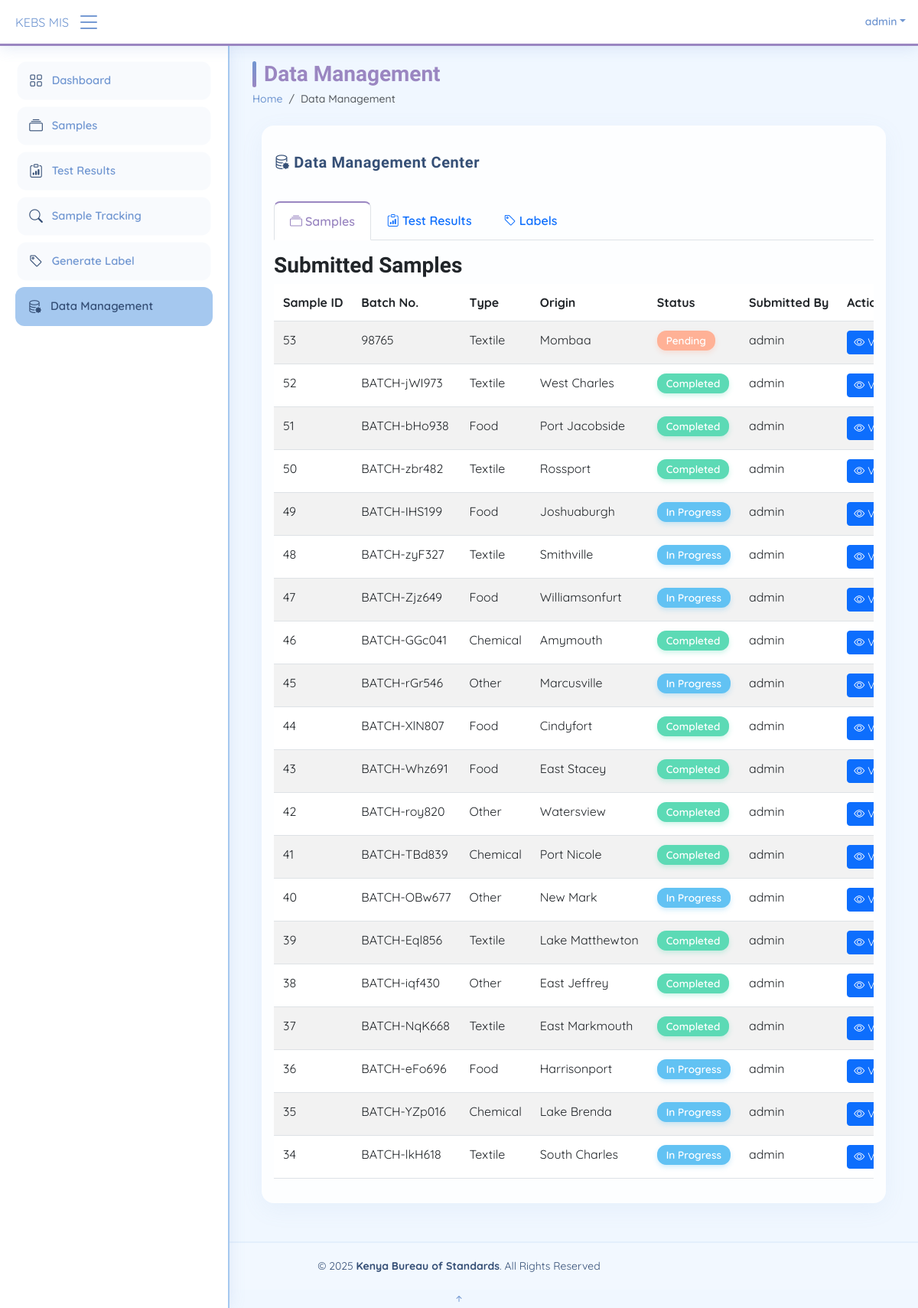
The page /kebs/data-management/ (signed in) on the database its author committed.
### kebs/models.py (models this page shows, shortened)
class Sample(models.Model):
    STATUS_CHOICES = [
        ('Pending', 'Pending'),
        ('In Progress', 'In Progress'),
        ('Completed', 'Completed'),
    ]
    TYPE_CHOICES = [
        ('Food', 'Food'),
        ('Chemical', 'Chemical'),
        ('Textile', 'Textile'),
        ('Other', 'Other'),
    ]
    sample_id = models.AutoField(primary_key=True)
    sample_type = models.CharField(max_length=100, choices=TYPE_CHOICES)
    sample_origin = models.CharField(max_length=100)
    batch_number = models.CharField(max_length=50, unique=True)
    testing_status = models.CharField(max_length=20, choices=STATUS_CHOICES, default="Pending")
    test_date = models.DateField(auto_now_add=True)
    metadata = models.TextField(blank=True, null=True)
    submitted_by = models.ForeignKey(
        User,
        on_delete=models.SET_NULL,
        null=True,
        related_name='submitted_samples'
    )
    submitted_at = models.DateTimeField(default=now)
    class Meta:
        ordering = ['-test_date', '-sample_id']
        verbose_name = "Sample"
        verbose_name_plural = "Samples"

### kebs/views.py (the view)
# urls.py: path('data-management/', views.data_management, name='data_management'),
@login_required
def data_management(request):
    samples = Sample.objects.all().order_by('-submitted_at')[:20]
    test_results = SampleTestResult.objects.all().order_by('-test_date')[:20]
    labels = Label.objects.all().order_by('-generated_date')[:20]
    context = {
        'samples': samples,
        'test_results': test_results,
        'labels': labels
    }
    return render(request, 'data_management_new.html', context)

### templates/data_management_new.html (shortened to what this page needs)
{% extends 'base.html' %}
{% block page_title %}Data Management{% endblock %}
{% block breadcrumbs %}
<li class="breadcrumb-item"><a href="{% url 'kebs:dashboard' %}">Home</a></li>
<li class="breadcrumb-item active">Data Management</li>
{% endblock %}
{% block content %}
<div class="container mt-4">
    <div class="card">
        <div class="card-body">
            <h2 class="card-title mb-4"><i class="bi bi-database-gear"></i> Data Management Center</h2>
            <div class="nav-tabs-wrapper mb-3" style="overflow-x: auto; -webkit-overflow-scrolling: touch; white-space: nowrap; scrollbar-width: none;">
                <ul class="nav nav-tabs flex-nowrap" id="dataTabs" style="min-width: 100%;">
                    <li class="nav-item">
                        <a class="nav-link active" data-bs-toggle="tab" href="#samples">
                            <i class="bi bi-collection me-1"></i>Samples
                        </a>
                    </li>
                    <li class="nav-item">
                        <a class="nav-link" data-bs-toggle="tab" href="#testResults">
                            <i class="bi bi-clipboard-data me-1"></i>Test Results
                        </a>
                    </li>
                    <li class="nav-item">
                        <a class="nav-link" data-bs-toggle="tab" href="#labels">
                            <i class="bi bi-tag me-1"></i>Labels
                        </a>
                    </li>
                </ul>
            </div>
            <div class="tab-content mt-3">
                <div id="samples" class="tab-pane fade show active">
                    <h3>Submitted Samples</h3>
                    <div class="table-responsive">
                        <table class="table table-striped">
                            <thead>
                                <tr>
                                    <th>Sample ID</th>
                                    <th>Batch No.</th>
                                    <th>Type</th>
                                    <th>Origin</th>
                                    <th>Status</th>
                                    <th>Submitted By</th>
                                    <th>Actions</th>
                                </tr>
                            </thead>
                            <tbody>
                                {% for sample in samples %}
                                <tr>
                                    <td>{{ sample.sample_id }}</td>
                                    <td>{{ sample.batch_number }}</td>
                                    <td>{{ sample.get_sample_type_display }}</td>
                                    <td>{{ sample.sample_origin }}</td>
                                    <td>
                                        <span class="badge
                                            {% if sample.testing_status == 'Pending' %}badge-pending
                                            {% elif sample.testing_status == 'In Progress' %}badge-in-progress
                                            {% else %}badge-completed{% endif %}">
                                            {{ sample.testing_status }}
                                        </span>
                                    </td>
                                    <td>{{ sample.submitted_by.username|default:"---" }}</td>
                                    <td>
                                        <a href="{% url 'kebs:sample_detail' sample.sample_id %}" class="btn btn-sm btn-primary">
                                            <i class="bi bi-eye"></i> View
                                        </a>
                                    </td>
                                </tr>
                                {% empty %}
                                <tr>
                                    <td colspan="7" class="text-center">No samples found.</td>
                                </tr>
                                {% endfor %}
                            </tbody>
                        </table>
                    </div>
                </div>
            </div>
        </div>
    </div>
</div>
{% endblock %}

### templates/base.html (shortened to what this page needs)
{% load static %}
<!DOCTYPE html>
<html lang="en">
<head>
  <link href="https://cdn.jsdelivr.net/npm/bootstrap@5.3.0/dist/css/bootstrap.min.css" rel="stylesheet">
  <link href="https://cdn.jsdelivr.net/npm/bootstrap-icons@1.10.5/font/bootstrap-icons.css" rel="stylesheet">
</head>
<body>
  <header id="header" class="header fixed-top d-flex align-items-center">
    <div class="d-flex align-items-center justify-content-between">
      <a href="{% url 'kebs:dashboard' %}" class="logo d-flex align-items-center">
        <span class="d-none d-lg-block">KEBS MIS</span>
      </a>
      <i class="bi bi-list toggle-sidebar-btn"></i>
    </div>
    <nav class="header-nav ms-auto">
      <ul class="d-flex align-items-center">
        <li class="nav-item dropdown pe-3">
          <a class="nav-link nav-profile d-flex align-items-center pe-0" href="#" data-bs-toggle="dropdown">
            <span class="d-none d-md-block dropdown-toggle ps-2">{{ request.user.username|default:"User" }}</span>
          </a>
        </li>
      </ul>
    </nav>
  </header>
  <aside id="sidebar" class="sidebar">
    <ul class="sidebar-nav" id="sidebar-nav">
      <li class="nav-item">
        <a class="nav-link {% if request.path == '/sample-mis/' %}{% else %}collapsed{% endif %}" href="{% url 'kebs:dashboard' %}">
          <i class="bi bi-grid"></i>
          <span>Dashboard</span>
        </a>
      </li>
      <li class="nav-item">
        <a class="nav-link {% if '/samples/' in request.path and not '/test-results/' in request.path and not '/sample-tracking/' in request.path %}{% else %}collapsed{% endif %}" href="{% url 'kebs:sample_list' %}">
          <i class="bi bi-collection"></i>
          <span>Samples</span>
        </a>
      </li>
      <li class="nav-item">
        <a class="nav-link {% if '/test-results/' in request.path %}{% else %}collapsed{% endif %}" href="{% url 'kebs:test_results' %}">
          <i class="bi bi-clipboard-data"></i>
          <span>Test Results</span>
        </a>
      </li>
      <li class="nav-item">
        <a class="nav-link {% if '/sample-tracking/' in request.path %}{% else %}collapsed{% endif %}" href="{% url 'kebs:sample_tracking' %}">
          <i class="bi bi-search"></i>
          <span>Sample Tracking</span>
        </a>
      </li>
      <li class="nav-item">
        <a class="nav-link {% if '/generate-label-page/' in request.path %}{% else %}collapsed{% endif %}" href="{% url 'kebs:generate_label_page' %}">
          <i class="bi bi-tag"></i>
          <span>Generate Label</span>
        </a>
      </li>
      <li class="nav-item">
        <a class="nav-link {% if '/data-management/' in request.path %}{% else %}collapsed{% endif %}" href="{% url 'kebs:data_management' %}">
          <i class="bi bi-database-gear"></i>
          <span>Data Management</span>
        </a>
      </li>
    </ul>
  </aside>
  <main id="main" class="main">
    <div class="pagetitle">
      <h1>{% block page_title %}Dashboard{% endblock %}</h1>
      <nav>
        <ol class="breadcrumb">
          {% block breadcrumbs %}{% endblock %}
        </ol>
      </nav>
    </div>
    <section class="section">
      {% block content %}{% endblock %}
    </section>
  </main>
  <footer id="footer" class="footer">
    <div class="copyright text-center">
      &copy; {% now "Y" %} <strong><span>Kenya Bureau of Standards</span></strong>. All Rights Reserved
    </div>
  </footer>
  <a href="#" class="back-to-top d-flex align-items-center justify-content-center"><i class="bi bi-arrow-up-short"></i></a>
</body>
</html>

### templates/base.html (style rules this page uses)
:root { --bs-primary: #7096d1; --bs-primary-rgb: 112, 150, 209; --bs-secondary: #a5c8ef; --bs-secondary-rgb: 165, 200, 239; --bs-accent: #9a86c1; --bs-accent-rgb: 154, 134, 193; --bs-highlight: #62c2f3; --bs-highlight-rgb: 98, 194, 243; --bs-dark: #354f76; --bs-dark-rgb: 53, 79, 118; }
body { font-family: "Quicksand", "Open Sans", sans-serif; background: #f0f7ff; color: var(--bs-dark); }
h1, h2, h3, h4, h5, h6 { font-family: "Comfortaa", sans-serif; font-weight: 600; }
a { color: var(--bs-primary); text-decoration: none; transition: all 0.3s ease; }
.header { transition: all 0.5s; z-index: 997; height: 60px; box-shadow: 0px 2px 20px rgba(var(--bs-primary-rgb), 0.2); background-color: #fff; padding-left: 20px; border-bottom: 3px solid var(--bs-accent); }
.header .toggle-sidebar-btn { font-size: 32px; padding-left: 10px; cursor: pointer; color: var(--bs-primary); display: flex; align-items: center; justify-content: center; transition: transform 0.3s ease; }
.header-nav ul { list-style: none; }
.header-nav > ul { margin: 0; padding: 0; }
.header-nav .nav-profile { color: var(--bs-primary); }
.header-nav .nav-profile span { font-size: 14px; font-weight: 600; }
.sidebar { position: fixed; top: 60px; left: 0; bottom: 0; width: 300px; z-index: 996; transition: all 0.4s cubic-bezier(0.25, 0.8, 0.25, 1); padding: 20px; overflow-y: auto; scrollbar-width: thin; scrollbar-color: var(--bs-accent) transparent; box-shadow: 0px 0px 20px rgba(var(--bs-primary-rgb), 0.15); background-color: #fff; will-change: transform; border-right: 2px solid var(--bs-secondary); }
.sidebar-nav { padding: 0; margin: 0; list-style: none; }
.sidebar-nav li { padding: 0; margin: 0; list-style: none; }
.sidebar-nav .nav-item { margin-bottom: 5px; }
.sidebar-nav .nav-link { display: flex; align-items: center; font-size: 15px; font-weight: 600; color: var(--bs-dark); background: var(--bs-secondary); padding: 12px 16px; border-radius: 12px; margin-bottom: 8px; transition: all 0.3s cubic-bezier(0.25, 0.8, 0.25, 1); }
.sidebar-nav .nav-link i { font-size: 18px; margin-right: 12px; color: var(--bs-dark); transition: all 0.3s ease; }
.sidebar-nav .nav-link.collapsed { color: var(--bs-primary); background: rgba(var(--bs-primary-rgb), 0.05); transform: scale(0.98); }
#main { margin-top: 60px; padding: 20px 30px; transition: all 0.4s cubic-bezier(0.25, 0.8, 0.25, 1); will-change: margin; }
@media (min-width: 1200px) { #main { margin-left: 300px; } }
.pagetitle { margin-bottom: 20px; }
.pagetitle h1 { font-size: 28px; margin-bottom: 5px; font-weight: 600; color: var(--bs-accent); font-family: "Comfortaa", sans-serif; position: relative; padding-left: 15px; }
.pagetitle h1::before { content: ""; position: absolute; left: 0; top: 0; bottom: 0; width: 5px; background: linear-gradient(to bottom, var(--bs-primary), var(--bs-accent)); border-radius: 4px; }
.breadcrumb { font-size: 14px; color: var(--bs-secondary); font-weight: 500; font-family: "Quicksand", sans-serif; }
.card { margin-bottom: 30px; border: none; border-radius: 16px; box-shadow: 0 8px 30px rgba(var(--bs-primary-rgb), 0.08); transition: all 0.3s ease; overflow: hidden; background-color: rgba(255, 255, 255, 0.85); }
.card-title { padding: 20px 0 15px 0; font-size: 20px; font-weight: 600; color: var(--bs-dark); font-family: "Comfortaa", sans-serif; letter-spacing: 0.03em; }
.badge-pending { background-color: #ffb196; color: #fff; padding: 6px 12px; border-radius: 12px; font-size: 0.85rem; font-family: "Quicksand", sans-serif; font-weight: 600; transition: all 0.3s ease; box-shadow: 0 3px 6px rgba(255, 177, 150, 0.3); }
.badge-in-progress { background-color: var(--bs-highlight); color: #fff; padding: 6px 12px; border-radius: 12px; font-size: 0.85rem; font-family: "Quicksand", sans-serif; font-weight: 600; transition: all 0.3s ease; box-shadow: 0 3px 6px rgba(var(--bs-highlight-rgb), 0.3); }
.badge-completed { background-color: #5cdab5; color: #fff; padding: 6px 12px; border-radius: 12px; font-size: 0.85rem; font-family: "Quicksand", sans-serif; font-weight: 600; transition: all 0.3s ease; box-shadow: 0 3px 6px rgba(92, 218, 181, 0.3); }
.footer { padding: 20px 0; font-size: 14px; transition: all 0.3s; border-top: 2px solid rgba(var(--bs-secondary-rgb), 0.2); background-color: rgba(245, 250, 255, 0.5); font-family: "Quicksand", sans-serif; }

### rows shown on the page
Sample: sample_id "53", batch_number "98765", sample_type "Textile", sample_origin "Mombaa", testing_status "Pending", submitted_by.username "admin"
Sample: sample_id "52", batch_number "BATCH-jWI973", sample_type "Textile", sample_origin "West Charles", testing_status "Completed", submitted_by.username "admin"
Sample: sample_id "51", batch_number "BATCH-bHo938", sample_type "Food", sample_origin "Port Jacobside", testing_status "Completed", submitted_by.username "admin"
Sample: sample_id "50", batch_number "BATCH-zbr482", sample_type "Textile", sample_origin "Rossport", testing_status "Completed", submitted_by.username "admin"
Sample: sample_id "49", batch_number "BATCH-IHS199", sample_type "Food", sample_origin "Joshuaburgh", testing_status "In Progress", submitted_by.username "admin"
Sample: sample_id "48", batch_number "BATCH-zyF327", sample_type "Textile", sample_origin "Smithville", testing_status "In Progress", submitted_by.username "admin"
Sample: sample_id "47", batch_number "BATCH-Zjz649", sample_type "Food", sample_origin "Williamsonfurt", testing_status "In Progress", submitted_by.username "admin"
Sample: sample_id "46", batch_number "BATCH-GGc041", sample_type "Chemical", sample_origin "Amymouth", testing_status "Completed", submitted_by.username "admin"
Sample: sample_id "45", batch_number "BATCH-rGr546", sample_type "Other", sample_origin "Marcusville", testing_status "In Progress", submitted_by.username "admin"
Sample: sample_id "44", batch_number "BATCH-XlN807", sample_type "Food", sample_origin "Cindyfort", testing_status "Completed", submitted_by.username "admin"
Sample: sample_id "43", batch_number "BATCH-Whz691", sample_type "Food", sample_origin "East Stacey", testing_status "Completed", submitted_by.username "admin"
Sample: sample_id "42", batch_number "BATCH-roy820", sample_type "Other", sample_origin "Watersview", testing_status "Completed", submitted_by.username "admin"
Sample: sample_id "41", batch_number "BATCH-TBd839", sample_type "Chemical", sample_origin "Port Nicole", testing_status "Completed", submitted_by.username "admin"
Sample: sample_id "40", batch_number "BATCH-OBw677", sample_type "Other", sample_origin "New Mark", testing_status "In Progress", submitted_by.username "admin"
Sample: sample_id "39", batch_number "BATCH-Eql856", sample_type "Textile", sample_origin "Lake Matthewton", testing_status "Completed", submitted_by.username "admin"
Sample: sample_id "38", batch_number "BATCH-iqf430", sample_type "Other", sample_origin "East Jeffrey", testing_status "Completed", submitted_by.username "admin"
Sample: sample_id "37", batch_number "BATCH-NqK668", sample_type "Textile", sample_origin "East Markmouth", testing_status "Completed", submitted_by.username "admin"
Sample: sample_id "36", batch_number "BATCH-eFo696", sample_type "Food", sample_origin "Harrisonport", testing_status "In Progress", submitted_by.username "admin"
Sample: sample_id "35", batch_number "BATCH-YZp016", sample_type "Chemical", sample_origin "Lake Brenda", testing_status "In Progress", submitted_by.username "admin"
Sample: sample_id "34", batch_number "BATCH-lkH618", sample_type "Textile", sample_origin "South Charles", testing_status "In Progress", submitted_by.username "admin"

### other values the page prints
{{ request.user.username|default:"User" }} "admin"
